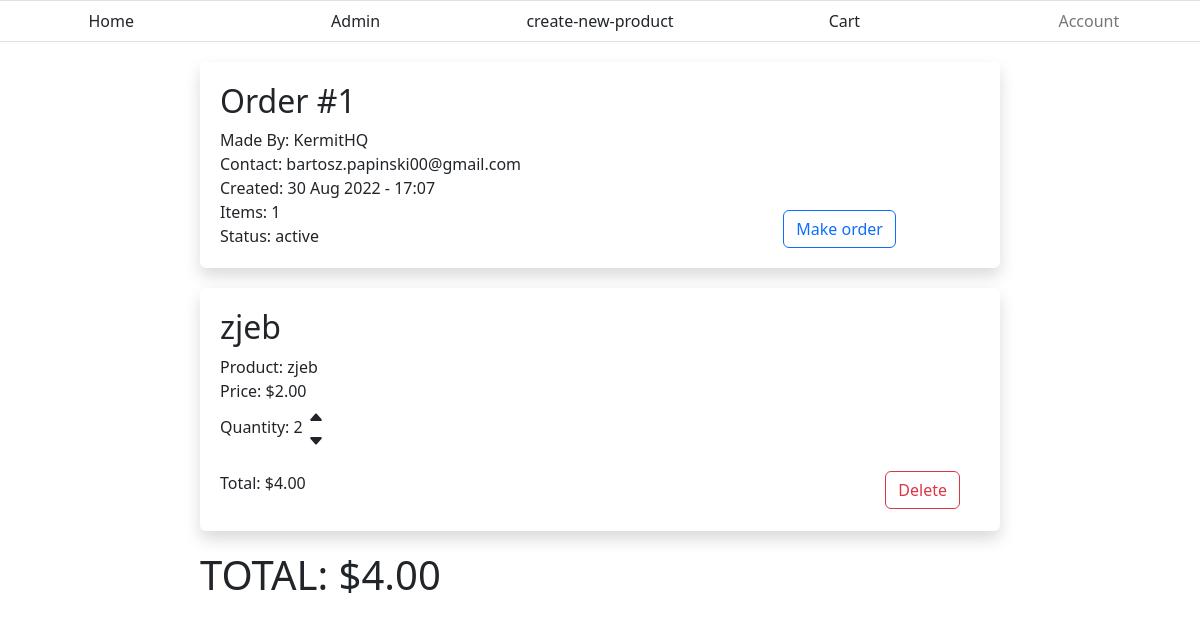
Before: /cart/ (signed in) with the older database file.
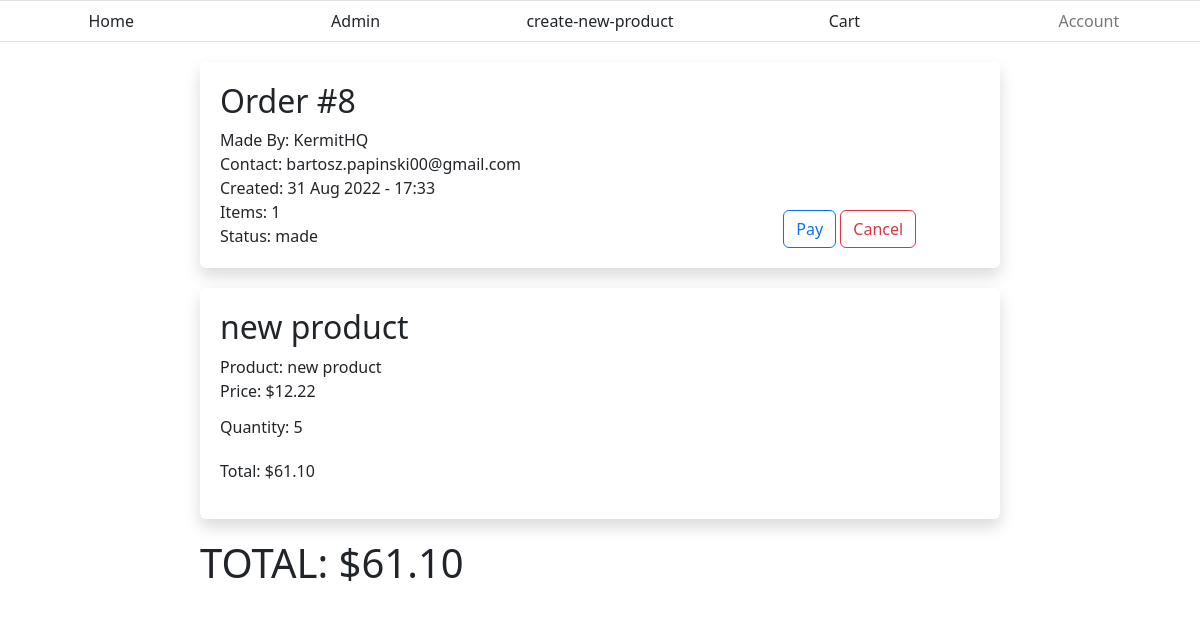
After: the same page with the newer database file.
### Ecommerce/models.py (models this page shows, shortened)
class Order(models.Model):
	user = models.ForeignKey(Account, on_delete=models.CASCADE)
	is_active = models.BooleanField(default=True) # if can be editted by user
	created = models.DateTimeField(auto_now_add=True)
	made = models.BooleanField(default=False) # if has been made by user
	paid = models.BooleanField(default=False) # if has beed paid by user
	complete = models.BooleanField(default=False) # if has been completed by admin/service
	def getStatus(self):
		if self.is_active:
			return "active"
		elif self.made:
			return "made"
		elif self.paid:
			return "paid"
		elif self.complete:
			return "completed"
		else:
			return "Something went wrong"

class OrderItem(models.Model):
	order = models.ForeignKey(Order, on_delete=models.CASCADE)
	item = models.ForeignKey(Product, on_delete=models.CASCADE)
	quantity = models.IntegerField()
	def get_total_price(self):
		price = self.item.price * self.quantity
		return price

class Product(models.Model):
	name = models.CharField(max_length=200)
	category = models.ForeignKey(Category, on_delete=models.CASCADE)
	availability = models.IntegerField()
	price = models.DecimalField(max_digits=5, decimal_places=2)

### Account/models.py (models this page shows, shortened)
class Account(AbstractBaseUser):
	email = models.EmailField( unique=True, max_length=60)
	username = models.CharField(max_length=60, unique=True)
	date_joined = models.DateTimeField(auto_now_add=True)
	last_login = models.DateTimeField(auto_now=True)
	is_admin = models.BooleanField(default=False)
	is_active = models.BooleanField(default=True)
	is_staff = models.BooleanField(default=False)
	is_superuser = models.BooleanField(default=False)
	USERNAME_FIELD= 'email'
	REQUIRED_FIELDS = ['username']
	objects = MyAccountManager()
	profile_picture = models.ImageField(upload_to=getImageURL, default="media/static/profile_pics/default.png")
	def __str__(self):
		return self.email

### Ecommerce/views.py (the view)
# urls.py: path('cart/', CartView, name="cart"),
@login_required
def CartView(request):
	context = {}
	order = Order.objects.get(user=request.user)
	ordered_products = OrderItem.objects.filter(order=order)
	total_price = 0
	for product in ordered_products:
		total_price += product.get_total_price()
	TOTAL_price = 0
	for item in order.orderitem_set.all():
		TOTAL_price += item.get_total_price()
	context['TOTAL'] = TOTAL_price
	context['total_price'] = total_price
	context['order'] = order
	context['ordered_products'] = ordered_products
	return render(request, "Ecommerce/cart.html", context)

### Ecommerce/templates/Ecommerce/cart.html (shortened to what this page needs)
{% extends 'base.html' %}
{% block content %}
	<div class="order-data shadow bg-white rounded">
		<div>
			<div>
				<h2>Order #{{order.id}}</h2>
			</div>
			<div class="user-data">
				<p>Made By: {{order.user.username}}</p>
				<p>Contact: {{order.user}}</p>
				<p>Created: {{order.created|date:"d M Y - G:i"}}
				<p>Items: {{ordered_products.count}}</p>
				<p>Status: {{order.getStatus}}</p>
			</div>
		</div>
		<div class="filler">
		</div>
		<div class="filler">
		</div>
		{% if order.made == False %}
			<div class="buttons">
				<button onclick="MakeOrder({{order.id}})" type="button" class="btn btn-outline-primary">Make order</button>
			</div>
		{% else %}
			<div class="buttons">
				<button onclick="#" type="button" class="btn btn-outline-primary">Pay</button>
				<button onclick="CancelOrder({{order.id}})" type="button" class="btn btn-outline-danger">Cancel</button>
			</div>
		{% endif %}
	</div>
	<link rel="stylesheet" href="//code.jquery.com/ui/1.13.2/themes/base/jquery-ui.css">
	{% for product in ordered_products %}
		{% if product %}
			<div class="cart-data shadow bg-white rounded" id="{{product.id}}">
				<div class="item">
					<h2>{{product.item.name}}</h2>
				</div>
				<div class="product-data">
					<p>Product: {{product.item.name}}</p>
					<p id="price">Price: ${{product.item.price}}</p>
					<div class="product-quantity">
						<div class="quantity" id="testing">
							<p>Quantity: {{product.quantity}}</p>
						</div>
						{% if order.made == False %}
							<div class="change-quantity">
								<form method="POST">
									<a href="#"  data-orderItemId="{{product.id}}" class = "quantity-increase"><div >
										<svg xmlns="http://www.w3.org/2000/svg" width="16" height="16" fill="currentColor" class="bi bi-caret-up-fill" viewBox="0 0 16 16"><path d="m7.247 4.86-4.796 5.481c-.566.647-.106 1.659.753 1.659h9.592a1 1 0 0 0 .753-1.659l-4.796-5.48a1 1 0 0 0-1.506 0z"/></svg>
									</div>
									</a>
									<a href="#" data-orderItemId="{{product.id}}" class = "quantity-decrease"><div ><svg xmlns="http://www.w3.org/2000/svg" width="16" height="16" fill="currentColor" class="bi bi-caret-down-fill" viewBox="0 0 16 16"><path d="M7.247 11.14 2.451 5.658C1.885 5.013 2.345 4 3.204 4h9.592a1 1 0 0 1 .753 1.659l-4.796 5.48a1 1 0 0 1-1.506 0z"/></svg></div></a>
								</form>
							</div>
						{% endif %}
					</div>
				</div>
				<div class="cost">
					<div class="footer-item">
						<p id="total">Total: ${{product.get_total_price}}</p>
					</div>
					{% if order.made == False %}
					<div class="footer-item">
						<button onclick="Delete({{product.id}})" type="button" class="btn btn-outline-danger">Delete</button>
					</div>
					{% endif %}
				</div>
			</div>
		{% endif %}
	{% endfor %}
	<h1 id="TOTAL">TOTAL: ${{TOTAL}}</h1>
{% endblock content %}

Changed rows visible on the page:
removed Order: id "1", user.username "KermitHQ", user "bartosz.papinski00@gmail.com", created "30 Aug 2022 - 17:07", getStatus "active"
removed OrderItem: item.name "zjeb", item.price "2.00", quantity "2", get_total_price "4.00"
added Order: id "8", user.username "KermitHQ", user "bartosz.papinski00@gmail.com", created "31 Aug 2022 - 17:33", getStatus "made"
added OrderItem: item.name "new product", item.price "12.22", quantity "5", get_total_price "61.10"
Other visible differences:
{{ TOTAL }}: "4.00" → "61.10"
text no longer shown: "Make order"
text now shown: "Pay Cancel"
